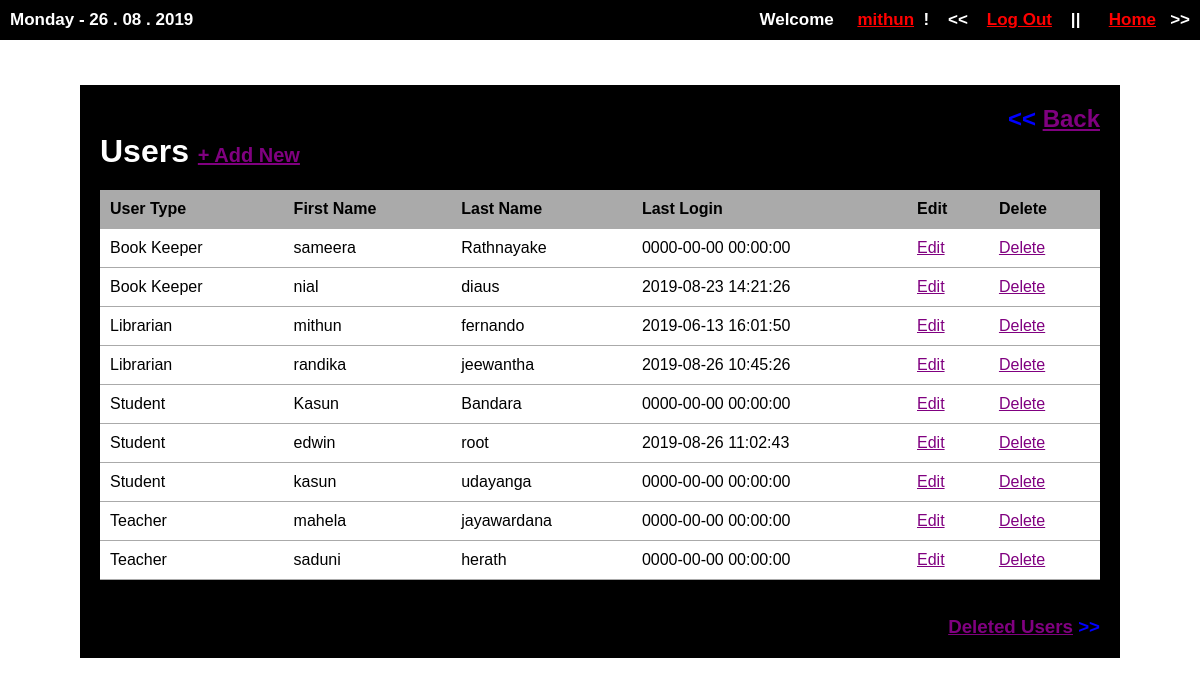
/src/users.php (signed in), run on the app's committed database.
### tables this page shows
CREATE TABLE IF NOT EXISTS `user` (
`id` int(11) NOT NULL,
  `user_type` varchar(40) NOT NULL,
  `first_name` varchar(50) NOT NULL,
  `last_name` varchar(100) NOT NULL,
  `email` varchar(100) NOT NULL,
  `password` varchar(40) NOT NULL,
  `last_login` datetime NOT NULL,
  `is_deleted` tinyint(1) NOT NULL,
  `require_delete_account` tinyint(1) NOT NULL
);

### src/users.php (the view, shortened to what this page needs)
<?php require_once('../inc/connection.php'); ?>
<?php require_once('../inc/functions.php') ?>
<?php
	$user_list = '';
	$query = "SELECT * FROM user WHERE is_deleted=0 ORDER BY user_type";
	$users = mysqli_query($connection, $query);
	while ($user = mysqli_fetch_assoc($users)) {
		$user_list .= "<tr>";
		$user_list .= "<td>{$user['user_type']}</td>";
		$user_list .= "<td>{$user['first_name']}</td>";
		$user_list .= "<td>{$user['last_name']}</td>";
		$user_list .= "<td>{$user['last_login']}</td>";
		$user_list .= "<td><a href=\"modifyUser.php?user_id={$user['id']}\">Edit</a></td>";
		$user_list .= "<td><a href=\"deleteUser.php?user_id={$user['id']}\">Delete</a></td>";
		$user_list .= "</tr>";
	}
 ?>
<!DOCTYPE html>
<html lang="en">
	<head>
		<link rel="stylesheet" type="text/css" href="../asserts/css/users.css">
		<link rel="stylesheet" type="text/css" href="../asserts/css/common.css">
	</head>
	<body>
		<header>
			<?php topbar(); ?>
		</header>
		<main>
			<h2><< <a href="home.php"> Back</a></h2>
			<h1>Users <span><a href="addUser.php">+ Add New</a></span></h1>
			<table class="masterlist">
				<tr>
					<th>User Type</th>
					<th>First Name</th>
					<th>Last Name</th>
					<th>Last Login</th>
					<th>Edit</th>
					<th>Delete</th>
				</tr>
				<?php echo $user_list; ?>
			</table><br><br>
			<h3> <a href="tempDeletedUser.php">Deleted Users</a> >> </h3>
		</main>
	</body>
</html>

### inc/functions.php (shortened to what this page needs)
<?php
	function topbar() {
		if (!($_SESSION['user_type'] == "Librarian" || $_SESSION['user_type'] == "Admin")) {
			echo '<div id="date">' .date("l - d . m . Y"). '</div>';
			echo '<div class="loggedin">Welcome &nbsp;&nbsp;&nbsp; <a href="userPassword.php">'.$_SESSION["first_name"].'</a> &nbsp;!&nbsp;&nbsp;&nbsp; <<&nbsp;&nbsp;&nbsp; <a href="logOut.php">Log Out</a> &nbsp;&nbsp;&nbsp;||&nbsp;&nbsp;&nbsp;&nbsp;&nbsp;&nbsp;<a href="home.php">Home</a>&nbsp;&nbsp;&nbsp;>></div>';
		}
		else {
			echo '<div id="date">' .date("l - d . m . Y"). '</div>';
			echo '<div class="loggedin">Welcome &nbsp;&nbsp;&nbsp; <a href="modifyUser.php">'.$_SESSION["first_name"].'</a> &nbsp;!&nbsp;&nbsp;&nbsp; <<&nbsp;&nbsp;&nbsp; <a href="logOut.php">Log Out</a> &nbsp;&nbsp;&nbsp;||&nbsp;&nbsp;&nbsp;&nbsp;&nbsp;&nbsp;<a href="home.php">Home</a>&nbsp;&nbsp;&nbsp;>></div>';
		}
	}
?>

### asserts/css/users.css (style rules this page uses)
body { background-image: url(../images/background.jpg); background-repeat: no-repeat; background-size: cover; background-position: center; background-attachment: fixed; font-family: Arial, "Helvetica Neue", Helvetica, sans-serif; font-size: 16px; }
* { margin: 0; }
main { width: 1000px; margin: 45px auto; background: black; padding: 20px; }
main h1 { margin-bottom: 20px; color: white; }
main h1 span { font-size: 20px; }
table.masterlist { width: 100%; border-collapse: collapse; }
table.masterlist th { background: #aaa; text-align: left; }
table.masterlist th, table.masterlist td { padding: 10px; border-bottom: 1px solid #aaa; }
table.masterlist td { background: white; }
main h2 { text-align: right; color: blue; }
main a { color: purple; }
main h3 { text-align: right; color: blue; }

### asserts/css/common.css (style rules this page uses)
header { overflow: auto; padding: 10px; background: black; margin-top: 0px; }
header .loggedin { float: right; color: white; font-size: 17px; font-weight: bold; }
header #date { color: white; float: left; margin: 0px; font-size: 17px; font-weight: bold; }
header .loggedin a { font-weight: bold; color: red; }

### data on the page
user: user_type "Book Keeper", first_name "sameera", last_name "Rathnayake", last_login "0000-00-00 00:00:00"
user: user_type "Book Keeper", first_name "nial", last_name "diaus", last_login "2019-08-23 14:21:26"
user: user_type "Librarian", first_name "mithun", last_name "fernando", last_login "2019-06-13 16:01:50"
user: user_type "Librarian", first_name "randika", last_name "jeewantha", last_login "2019-08-26 10:45:26"
user: user_type "Student", first_name "Kasun", last_name "Bandara", last_login "0000-00-00 00:00:00"
user: user_type "Student", first_name "edwin", last_name "root", last_login "2019-08-26 11:02:43"
user: user_type "Student", first_name "kasun", last_name "udayanga", last_login "0000-00-00 00:00:00"
user: user_type "Teacher", first_name "mahela", last_name "jayawardana", last_login "0000-00-00 00:00:00"
user: user_type "Teacher", first_name "saduni", last_name "herath", last_login "0000-00-00 00:00:00"

### other printed values
$_SESSION["first_name"] "mithun"
